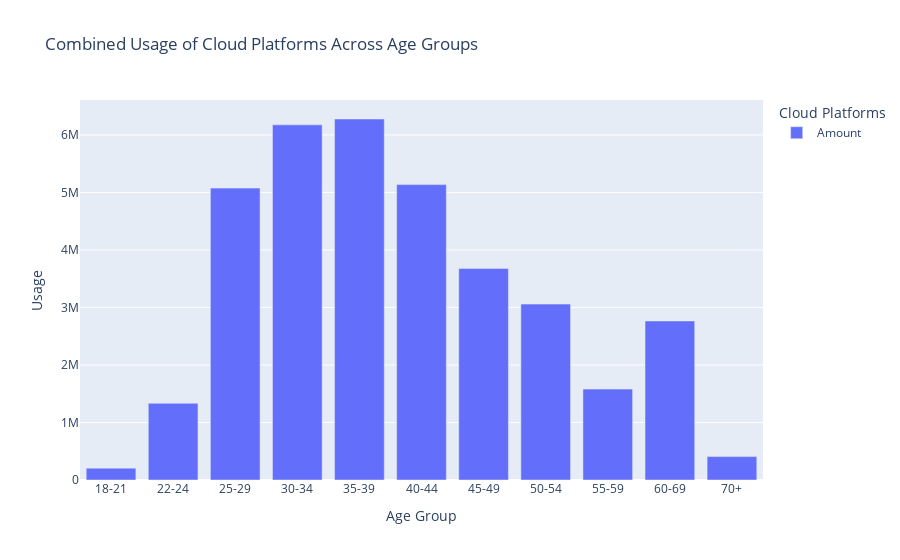

Notebook source saved alongside this figure:
### Markdown cell above
1)The bar chart demonstrates investment trends across 15 industries in utilizing cloud platforms for data science and machine learning. <br>
2)The 'Computers/Technology' sector leads with the highest investment of nearly 9.34 million dollars, indicating extensive utilization.<br>
3)Conversely, the Non-profit/Service sector exhibits lower utilization, totaling approximately 389.5 thousand dollars in cloud platform investment.<br>

### Code cell
import plotly.express as px

grouped_data = df5.groupby('Age Group').sum()

# Create the stacked bar plot using Plotly Express
fig = px.bar(grouped_data, x=grouped_data.index, y=grouped_data.columns,
             title='Combined Usage of Cloud Platforms Across Age Groups',
             labels={'value': 'Usage', 'Age Group': 'Age Group', 'variable': 'Cloud Platforms'},
             barmode='stack')

fig.update_layout(
                  xaxis_title='Age Group',
                  yaxis_title='Usage')

fig.show()

### Figure 1 — Plotly figure (JSON) as saved in the notebook; plotly's stock layout.template omitted (floating-point values rounded to 4 significant figures)
{"data": [{"alignmentgroup": "True", "hovertemplate": "Cloud Platforms=Amount<br>Age Group=%{x}<br>Usage=%{y}<extra></extra>", "legendgroup": "Amount", "marker": {"color": "#636efa", "pattern": {"shape": ""}}, "name": "Amount", "offsetgroup": "Amount", "orientation": "v", "showlegend": true, "textposition": "auto", "type": "bar", "x": ["18-21", "22-24", "25-29", "30-34", "35-39", "40-44", "45-49", "50-54", "55-59", "60-69", "70+"], "xaxis": "x", "y": [206189, 1334000.0, 5075309, 6175000.0, 6277000.0, 5136416, 3678000.0, 3058000.0, 1581000.0, 2765636, 406700.0], "yaxis": "y"}], "layout": {"barmode": "stack", "legend": {"title": {"text": "Cloud Platforms"}, "tracegroupgap": 0}, "title": {"text": "Combined Usage of Cloud Platforms Across Age Groups"}, "xaxis": {"anchor": "y", "domain": [0, 1], "title": {"text": "Age Group"}}, "yaxis": {"anchor": "x", "domain": [0, 1], "title": {"text": "Usage"}}}}
